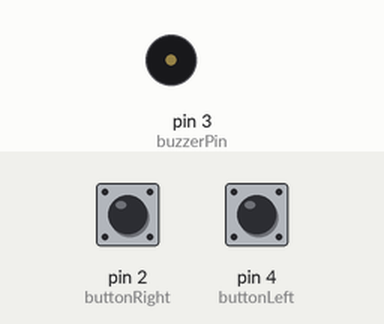
This sketch was run on a simulated Arduino Uno, built with avr-gcc and run on an emulated ATmega328P. Shown: buzzer (waves = sounding, pin HIGH). The inputs (shaded band) are chosen by the test bench; at power-on: pin 2 (buttonRight) LOW, pin 4 (buttonLeft) LOW.

Above: at 1.2 s.
1.3 s: pin 2 (buttonRight) pulled HIGH for 0.15 s
At 1.55 s:
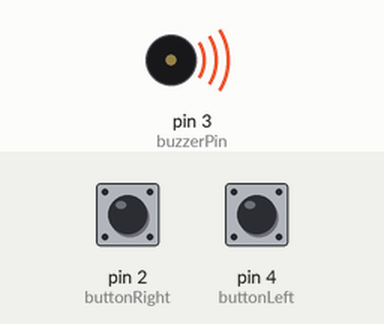
3.1 s: pin 4 (buttonLeft) pulled HIGH for 1 s
At 3.55 s:
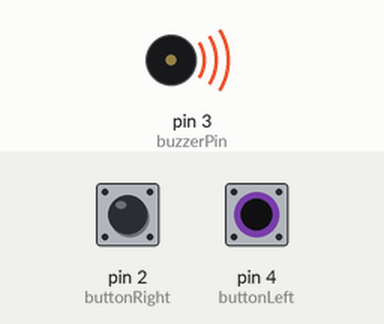
6.1 s: pin 4 (buttonLeft) pulled HIGH for 3.2 s
At 9.5 s:
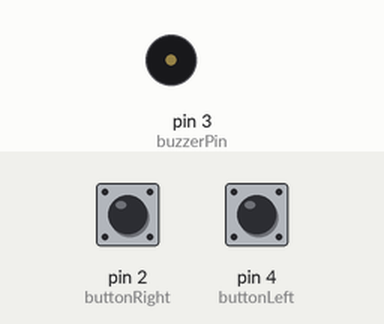
10.8 s: pin 2 (buttonRight) pulled HIGH for 3.2 s
At 11.05 s:
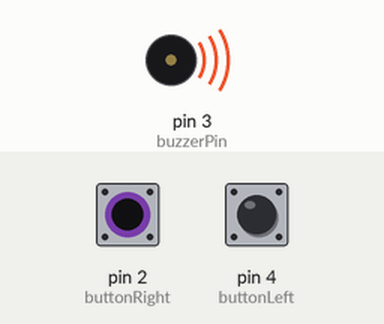
Timing chart, 0 to 15.6 s (numbered marks = the images above; inputs shaded):
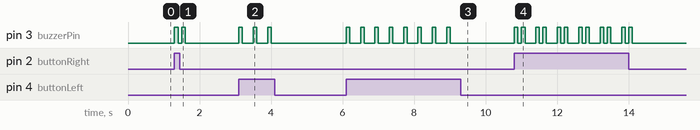

Measured:
- after the input at 1.3 s, pin 3 (buzzerPin): alternates HIGH for 0.10 s and LOW for 0.10 s, 4 changes in all, then stays LOW, starting at once
- after the input at 3.1 s, pin 3 (buzzerPin): alternates HIGH for 0.10 s and LOW for 0.30 s, 6 changes in all, then stays LOW, starting at once
- after the input at 6.1 s, pin 3 (buzzerPin): alternates HIGH for 0.10 s and LOW for 0.30 s, 16 changes in all, then stays LOW, starting at once
- after the input at 10.8 s, pin 3 (buzzerPin): LOW → HIGH at once, then repeats every 0.60 s: LOW 0.10 s, HIGH 0.10 s, LOW 0.30 s, HIGH 0.10 s, until it stays LOW from 14.1 s

The sketch:

02_button_buzzer.ino
```cpp
// (licence header left out)
int buzzerPin = 3;          // Arduino output pin connected to NPN base (through 1k resistor)
int buttonLeft = 4;         // Digital input for LEFT button (pull-down resistor → reads HIGH when pressed)
int buttonRight = 2;        // Digital input for RIGHT button (pull-down resistor → reads HIGH when pressed)

// Timestamps to handle software debounce
unsigned long lastButtonLeftPress = 0;
unsigned long lastButtonRightPress = 0;

int debounceDelay = 200;    // Minimum time (ms) between valid presses

// -------------------------
// setup() - Runs once
// -------------------------
void setup() {
  pinMode(buzzerPin, OUTPUT);     // Configure buzzer pin as output (drives NPN base)
  digitalWrite(buzzerPin, LOW);   // Ensure buzzer starts OFF (transistor OFF)

  pinMode(buttonLeft, INPUT);     // Buttons with hardware pull-downs → use INPUT (not INPUT_PULLUP)
  pinMode(buttonRight, INPUT);

  // Optional: Serial monitor for debugging
  // Serial.begin(9600);
  // Serial.println("System Ready - Dual Button Buzzer with NPN Driver");
}

// -------------------------
// loop() - Main polling loop
// -------------------------
void loop() {
  // Read both button states
  int leftState = digitalRead(buttonLeft);
  int rightState = digitalRead(buttonRight);

  // ---------- LEFT BUTTON ----------
  // If pressed (HIGH) and debounce period has passed, trigger 1 beep
  if (leftState == HIGH && (millis() - lastButtonLeftPress) > debounceDelay) {
    beep(1);                           // Single short beep
    lastButtonLeftPress = millis();    // Update last press timestamp
  }

  // ---------- RIGHT BUTTON ----------
  // If pressed (HIGH) and debounce period has passed, trigger 2 beeps
  if (rightState == HIGH && (millis() - lastButtonRightPress) > debounceDelay) {
    beep(2);                           // Two short beeps
    lastButtonRightPress = millis();   // Update last press timestamp
  }

  // Note: No code runs during beep() (blocking). For real-time response,
  // replace delay() with millis()-based timing in beep().
}

// -------------------------
// beep(count)
// Produce 'count' short beeps via transistor-driven buzzer.
// HIGH turns transistor ON → current flows → buzzer ON.
// -------------------------
void beep(int count) {
  for (int i = 0; i < count; i++) {
    digitalWrite(buzzerPin, HIGH);  // Turn transistor ON → buzzer sounds
    delay(100);                     // Beep duration
    digitalWrite(buzzerPin, LOW);   // Turn transistor OFF → buzzer silent
    delay(100);                     // Short gap before next beep
  }
}
```
